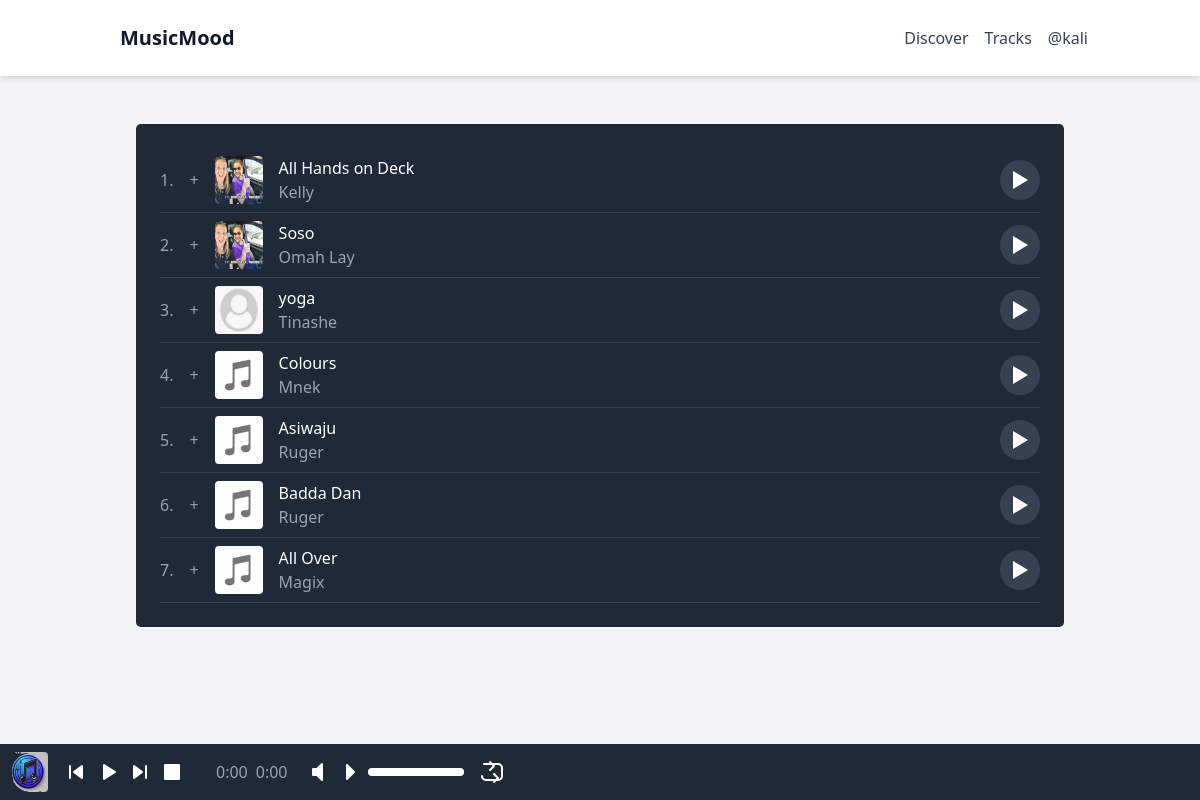
The page /song/song_list (signed in) on the database its author committed.
### app/models.py (models this page shows, shortened)
class Users(db.Model, UserMixin):
    id = db.Column(db.String(36), primary_key=True, default=lambda: str(uuid.uuid4()))
    username = db.Column(db.String(20), nullable=False, unique=True)
    name = db.Column(db.String(200), nullable=False)
    email = db.Column(db.String(120), nullable=False, unique=True)
    favorite_color = db.Column(db.String(120))
    date_added = db.Column(db.DateTime, nullable=False, default=datetime.utcnow)
    profile_pic = db.Column(db.String(255), nullable=True)
    is_admin = db.Column(db.Boolean, default=False)
    is_creater = db.Column(db.Boolean, default=False)
    playlists = db.relationship('Playlist', back_populates='user', cascade='all, delete-orphan')
    password_hash = db.Column(db.String(256))

class Song(db.Model):
    id = db.Column(db.String(36), primary_key=True, default=lambda: str(uuid.uuid4()))
    title = db.Column(db.String(100), nullable=False)
    artist = db.Column(db.String(100), nullable=False)
    album = db.Column(db.String(100), nullable=True)
    genre = db.Column(db.String(50), nullable=True)
    release_date = db.Column(db.Date, nullable=True)
    date_added = db.Column(db.DateTime, nullable=False, default=datetime.utcnow)
    song_file = db.Column(db.String(255), nullable=False)
    song_profile = db.Column(db.String(255), nullable=True)

### app/routes.py (the view)
@main.route('/song/song_list')
@login_required
def songs():
    songs = Song.query.all()
    return render_template('songs.html', songs=songs)

### app/__init__.py (called while the page is built)
def create_app():
    app = Flask(__name__)
    app.config.from_object(Config)
    db.init_app(app)
    migrate = Migrate(app, db)
    from .routes import main
    from .auth import auth  # Import the auth Blueprint
    app.register_blueprint(main)
    app.register_blueprint(auth, url_prefix='/auth')  # Register the auth Blueprint with a URL prefix
    login_manager = LoginManager()
    login_manager.init_app(app)
    login_manager.login_view = 'auth.login'
    @login_manager.user_loader
    def load_user(user_id):
        return Users.query.get(str(user_id))
    @app.errorhandler(404)
    def page_not_found(e):
        return render_template('404.html'), 404
    return app

### app/templates/songs.html
{% extends 'base.html' %}
{% block content %}
<main class="p-4">
    <div class="song-list bg-gray-800 p-4 rounded-lg">
        {% for song in songs %}
        <div class="song-item flex items-center justify-between py-2 border-b border-gray-700">
            <div class="flex items-center space-x-4">
                <span class="text-gray-400">{{ loop.index }}.</span>
                <button class="text-gray-400">+</button>
                <img src="{{ url_for('static', filename=song.song_profile if song.song_profile else 'img/default.png') }}" alt="Song Cover" class="w-12 h-12 rounded">
                <div>
                    <p class="text-white">{{ song.title }}</p>
                    <p class="text-gray-400">{{ song.artist }}</p>
                </div>
            </div>
            <div class="flex items-center space-x-2">
                <button class="text-white bg-gray-700 hover:bg-gray-600 rounded-full p-2 play-button" data-url="{{ url_for('static', filename=song.song_file) }}" data-title="{{ song.title }}" data-artist="{{ song.artist }}">
                    <svg xmlns="http://www.w3.org/2000/svg" class="h-6 w-6" fill="currentColor" viewBox="0 0 24 24">
                        <path d="M5 3v18l15-9-15-9z" />
                    </svg>
                </button>
            </div>
        </div>
        {% endfor %}
    </div>
</main>
{% endblock %}

### app/templates/base.html (shortened to what this page needs)
<!DOCTYPE html>
<html lang="en">
<head>
    <link href="https://stackpath.bootstrapcdn.com/bootstrap/4.5.2/css/bootstrap.min.css" rel="stylesheet">
    <link href="https://cdn.jsdelivr.net/npm/tailwindcss@2.2.19/dist/tailwind.min.css" rel="stylesheet">
</head>
<body class="bg-gray-100 text-gray-900 flex flex-col min-h-screen">
    <header class="bg-white shadow-md w-full">
        <div class="container mx-auto flex justify-between items-center p-4">
            <div class="logo flex items-center">
                <a href="{{ url_for('main.songs') }}" class="text-xl font-semibold ml-2">MusicMood</a>
            </div>
            <nav class="flex items-center space-x-4">
                <a href="{{ url_for('main.songs')}}" class="text-gray-700 hover:text-gray-900">Discover</a>
                <a href="{{ url_for('main.songs')}}" class="text-gray-700 hover:text-gray-900">Tracks</a>
                {% if current_user.is_authenticated %}
                    <a href="{{ url_for('auth.profile')}}" class="text-gray-700 hover:text-gray-900">@{{ current_user.username }}</a>
                {% endif %}
            </nav>
        </div>
    </header>
    <div id="content" class="flex-grow container mx-auto p-4">
        {% block content %}
        {% endblock %}
    </div>
    <footer class="fixed bottom-0 left-0 w-full bg-gray-800 p-2 flex items-center justify-between z-50">
        <div id="jp_container" class="jp-audio flex items-center w-full" role="application" aria-label="media player">
            <div class="flex items-center space-x-4">
                <div class="flex items-center space-x-4">
                    <img id="jp_cover" src="{{ url_for('static', filename='img/default.png') }}" alt="Cover Image" class="h-10 w-10 rounded">
                </div>
                <div class="jp-controls flex items-center space-x-2 mx-auto">
                    <button class="jp-previous text-white focus:outline-none" role="button" tabindex="0" aria-label="Previous">
                        <svg width="24" height="24" fill="none">
                            <path d="M10 12l8-6v12l-8-6Z" fill="currentColor" stroke="currentColor" stroke-width="2" stroke-linecap="round" stroke-linejoin="round" />
                            <path d="M6 6v12" stroke="currentColor" stroke-width="2" stroke-linecap="round" stroke-linejoin="round" />
                        </svg>
                    </button>
                    <button class="jp-play text-white focus:outline-none" role="button" tabindex="0" aria-label="Play">
                        <svg width="24" height="24" fill="none">
                            <path d="M8 5v14l11-7L8 5z" fill="currentColor" stroke="currentColor" stroke-width="2" stroke-linecap="round" stroke-linejoin="round" />
                        </svg>
                    </button>
                    <button class="jp-next text-white focus:outline-none" role="button" tabindex="0" aria-label="Next">
                        <svg width="24" height="24" fill="none">
                            <path d="M14 12L6 6v12l8-6Z" fill="currentColor" stroke="currentColor" stroke-width="2" stroke-linecap="round" stroke-linejoin="round" />
                            <path d="M18 6v12" stroke="currentColor" stroke-width="2" stroke-linecap="round" stroke-linejoin="round" />
                        </svg>
                    </button>
                    <button class="jp-stop text-white focus:outline-none" role="button" tabindex="0" aria-label="Stop">
                        <svg width="24" height="24" fill="none">
                            <rect x="5" y="5" width="14" height="14" fill="currentColor" stroke="currentColor" stroke-width="2" stroke-linecap="round" stroke-linejoin="round" />
                        </svg>
                    </button>
                </div>
                <div class="jp-time-holder flex items-center space-x-2 text-gray-400">
                    <div class="jp-current-time" role="timer" aria-label="time">0:00</div>
                    <div class="jp-duration" role="timer" aria-label="duration">0:00</div>
                </div>
                <div class="jp-volume-controls flex items-center space-x-2">
                    <button class="jp-mute text-white focus:outline-none" role="button" tabindex="0" aria-label="Mute">
                        <svg width="24" height="24" fill="none">
                            <path d="M9 9v6h4l5 5V4l-5 5H9z" fill="currentColor" stroke="currentColor" stroke-width="2" stroke-linecap="round" stroke-linejoin="round" />
                        </svg>
                    </button>
                    <button class="jp-volume-max text-white focus:outline-none" role="button" tabindex="0" aria-label="Max Volume">
                        <svg width="24" height="24" fill="none">
                            <path d="M11 5v14l7-7-7-7z" fill="currentColor" stroke="currentColor" stroke-width="2" stroke-linecap="round" stroke-linejoin="round" />
                        </svg>
                    </button>
                    <div class="jp-volume-bar bg-gray-600 rounded h-2 cursor-pointer w-24">
                        <div class="jp-volume-bar-value bg-white h-2 rounded"></div>
                    </div>
                </div>
                <div class="jp-toggles flex items-center space-x-2">
                    <button class="jp-repeat text-white focus:outline-none" role="button" tabindex="0" aria-label="Repeat">
                    </button>
                </div>
            </div>
        </div>
    </footer>
</body>
</html>

### rows shown on the page
Users: username "kali"
Song: song_profile (picture), title "All Hands on Deck", artist "Kelly"
Song: song_profile (picture), title "Soso", artist "Omah Lay"
Song: song_profile (placeholder picture), title "yoga", artist "Tinashe"
Song: song_profile (placeholder picture), title "Colours", artist "Mnek"
Song: song_profile (placeholder picture), title "Asiwaju", artist "Ruger"
Song: song_profile (placeholder picture), title "Badda Dan", artist "Ruger"
Song: song_profile (placeholder picture), title "All Over", artist "Magix"
